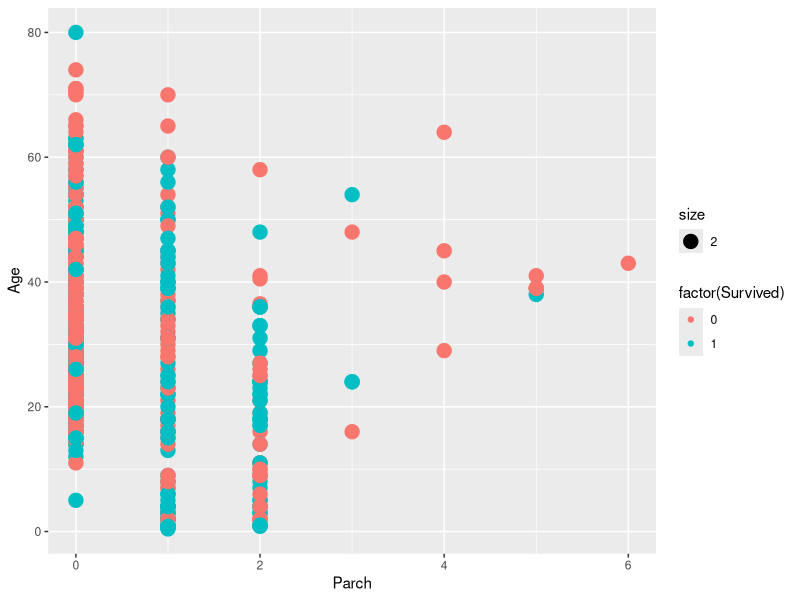
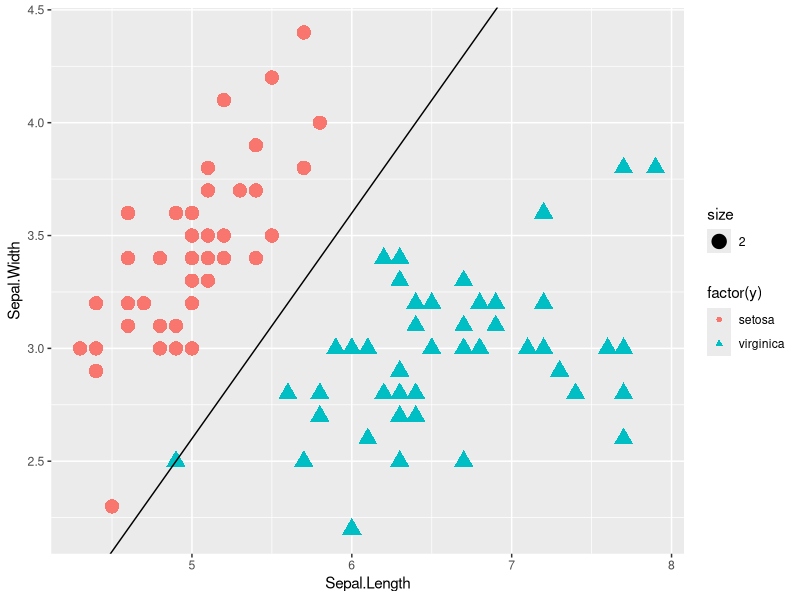
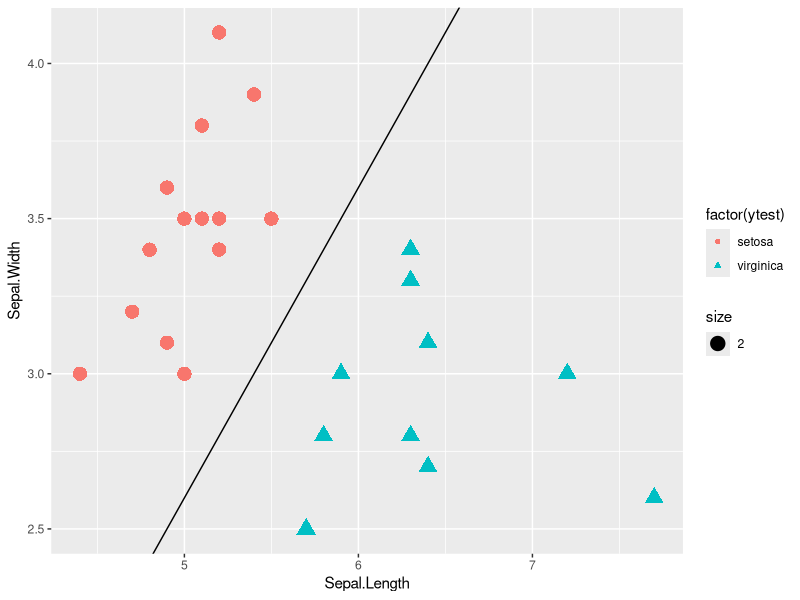
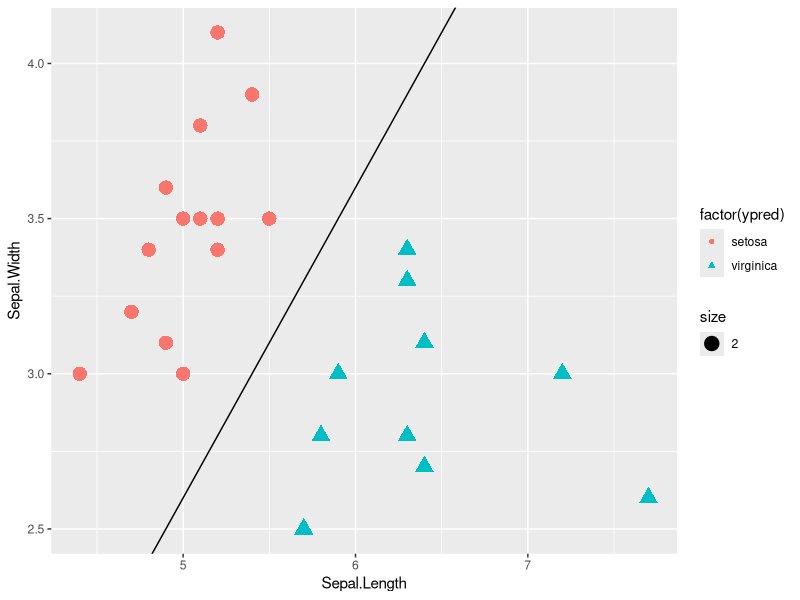
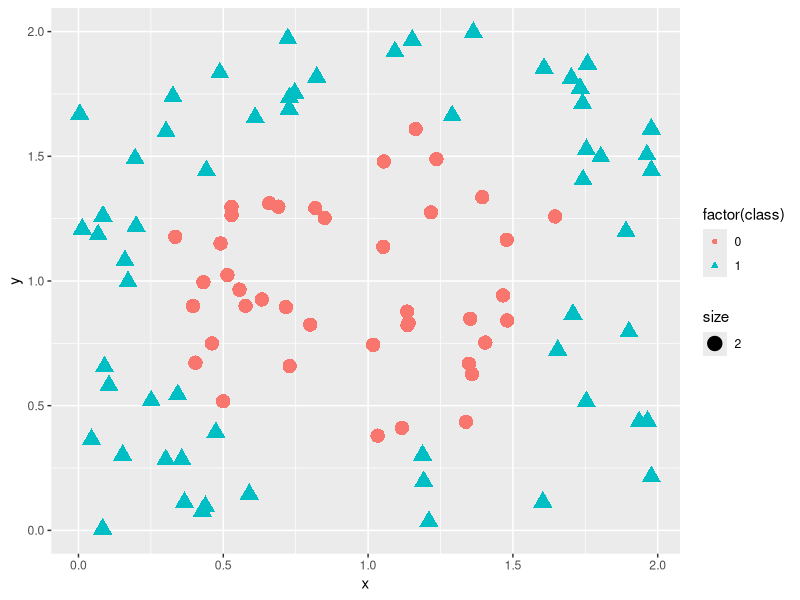

Reproduce these figures in R, in order.
# Analytics Community - Deep dive into SVM Code

# Kaggle Titanic - Classification Competition 
packages <- c('e1071', 'ggplot2')
lapply(packages, install.packages, character.only = TRUE)
lapply(packages, require, character.only = TRUE)

# Make sure to set the correct working directory

# ---------- Load the data ----------------- 
train <- read.csv("train.csv", sep = ",", header = TRUE)
test <- read.csv("train.csv", sep = ",", header = TRUE)
head(train); head(test)
ytrain <- train$Survived
xtrain <- train[c("Pclass", "Sex", "Age", "SibSp", "Parch", "Ticket", "Fare", "Embarked")]

# Visualisation plot
p <- ggplot(train, aes(Parch, Age))
p + geom_point(aes(colour = factor(Survived), size = 2)) 
#+ geom_abline(intercept=0, slope=1)


# -------- Load iris dataset -----
attach(iris)

x <- subset(iris, select=-Species)
y <- Species

# get rid of one of the levels in the species column
del_idx = which(y == "versicolor")
x = x[-del_idx,]
y = y[-del_idx]
y <- factor(as.integer(y), labels = c("setosa", "virginica")) 
levels(y)

# plot 2 dimensional class separation
separations <- ggplot(x,aes(shape = factor(y), Sepal.Length, Sepal.Width)) +
  geom_point(aes(size = 2, colour=factor(y))) + geom_abline(intercept=-2.4, slope=1) # 2 dimensional
plot(separations)

# Separate into train and test sets (75% train & 25% test)
index <- sample(1:nrow(x),round(0.75*nrow(x)))
xtrain <- x[index,]; xtest <- x[-index,]
ytrain <- y[index]; ytest <- y[-index]

# Use separate train/test data frames
full_train <- cbind(xtrain, ytrain = ytrain)
full_test <- cbind(xtest, ytest = ytest)

# Fit the model
svm_model <- svm(xtrain, ytrain, scale = TRUE, kernel = "radial")
summary(svm_model)
ypred <- predict(svm_model, xtest)

# Put the predictions and features in a single data frame
full_pred <- cbind(xtest, ytest = ypred)

# ----- Review Results 
system.time(ypred <- predict(svm_model,xtest))
table(ypred, ytest) # confusion matrix

test.sep <- ggplot(full_test, aes(shape = factor(ytest), Sepal.Length, Sepal.Width)) +
  geom_point(aes(size = 2, colour=factor(ytest))) + geom_abline(intercept=-2.4, slope=1) # 2 dimensional
plot(test.sep)

pred.sep <- ggplot(full_pred, aes(shape = factor(ypred), Sepal.Length, Sepal.Width)) +
  geom_point(aes(size = 2, colour=factor(ypred))) + geom_abline(intercept=-2.4, slope=1) # 2 dimensional
plot(pred.sep)

# ---------- Non linear kernel ------ 

# Simulated Data
x <- runif(n = 100, max = 2 , min = 0)
y <- runif(n = 100, max = 2, min = 0)
df <- cbind(y, x = x)

# Define non-linear circular classes
class <- NULL 
for(i in 1:100){
   if(c(c(df[i,1]-1)^2 + c(df[i,2]-1)^2) > 0.5){class[i] <- 1}else{class[i]<-0}
}
df <- cbind(df, class = class)

# Plot the original separation
separations <- ggplot(df, aes(shape = factor(class), x, y)) +
  geom_point(aes(size = 2, colour=factor(class))) #+ geom_abline(intercept=-2.4, slope=1) # 2 dimensional
plot(separations)


# ---- More complicated model -----

# Random parameter selection
csvm <- tune(svm, ytrain ~ ., data = full_train,
             ranges=list(cost=c(0.25,0.5,1,2,10), gamma=c(0.25,0.5,1,3,5)),
             scale=F, tune.control="logloss")

# Choose the best parameters
bestGamma <- csvm$best.parameters[[1]]
bestC <- csvm$best.parameters[[2]] # = 0.5
model <- svm(ytrain ~.,full_train,
                 cost = bestC,gamma = bestGamma,
                 probability=TRUE,
                 scale=FALSE,cross=10)

ypred = predict(model, xtest, probability = F)
ypred



